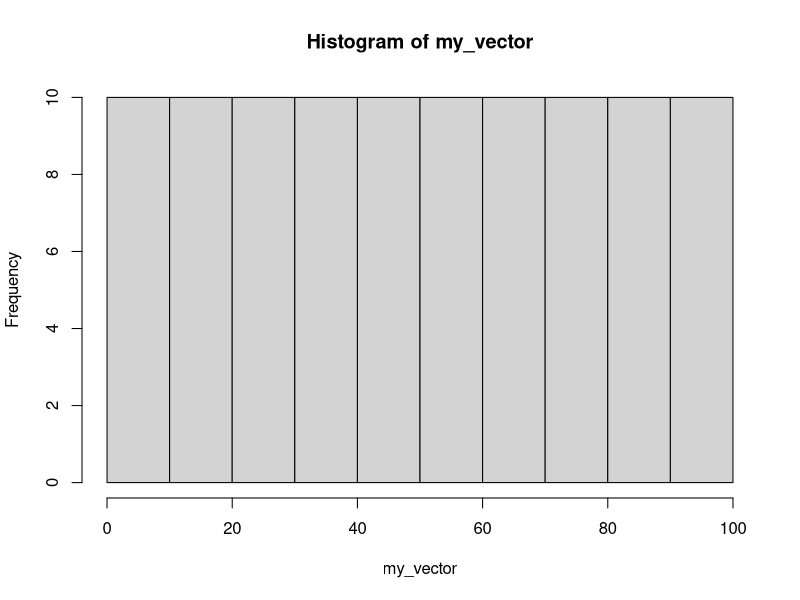

The R script that drew this image:
# write some code
my_vector <- 1:100
mean(my_vector)
hist(my_vector)

# type some stuff
median(my_vector)

# make sure you save your file!!!!
